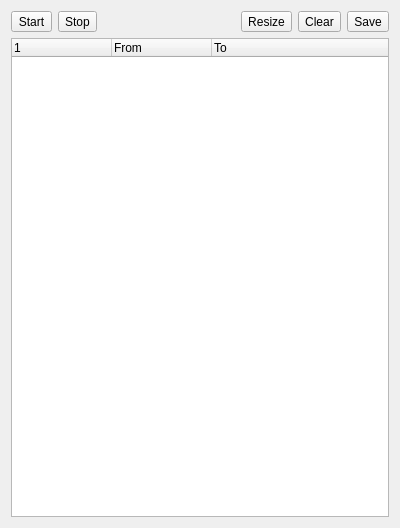
<?xml version="1.0" encoding="UTF-8"?>
<ui version="4.0">
 <class>CallTraceViewer</class>
 <widget class="QWidget" name="CallTraceViewer">
  <property name="geometry">
   <rect>
    <x>0</x>
    <y>0</y>
    <width>400</width>
    <height>528</height>
   </rect>
  </property>
  <property name="windowTitle">
   <string>Call Trace</string>
  </property>
  <layout class="QVBoxLayout" name="verticalLayout">
   <item>
    <layout class="QHBoxLayout" name="horizontalLayout">
     <item>
      <widget class="QToolButton" name="startTraceButton">
       <property name="toolTip">
        <string>Press to start tracing calls and returns</string>
       </property>
       <property name="text">
        <string notr="true">Start</string>
       </property>
      </widget>
     </item>
     <item>
      <widget class="QToolButton" name="stopTraceButton">
       <property name="toolTip">
        <string>Press to stop tracing calls and returns</string>
       </property>
       <property name="text">
        <string notr="true">Stop</string>
       </property>
      </widget>
     </item>
     <item>
      <spacer name="horizontalSpacer_2">
       <property name="orientation">
        <enum>Qt::Horizontal</enum>
       </property>
       <property name="sizeHint" stdset="0">
        <size>
         <width>40</width>
         <height>20</height>
        </size>
       </property>
      </spacer>
     </item>
     <item>
      <widget class="QToolButton" name="resizeButton">
       <property name="toolTip">
        <string>Press to resize the columns to their contents</string>
       </property>
       <property name="text">
        <string notr="true">Resize</string>
       </property>
      </widget>
     </item>
     <item>
      <widget class="QToolButton" name="clearButton">
       <property name="toolTip">
        <string>Press to clear the call trace</string>
       </property>
       <property name="text">
        <string notr="true">Clear</string>
       </property>
      </widget>
     </item>
     <item>
      <widget class="QToolButton" name="saveButton">
       <property name="toolTip">
        <string>Press to save the call trace as a text file</string>
       </property>
       <property name="text">
        <string notr="true">Save</string>
       </property>
      </widget>
     </item>
    </layout>
   </item>
   <item>
    <widget class="QTreeWidget" name="callTrace">
     <property name="alternatingRowColors">
      <bool>true</bool>
     </property>
     <property name="expandsOnDoubleClick">
      <bool>false</bool>
     </property>
     <column>
      <property name="text">
       <string/>
      </property>
     </column>
     <column>
      <property name="text">
       <string>From</string>
      </property>
     </column>
     <column>
      <property name="text">
       <string>To</string>
      </property>
     </column>
    </widget>
   </item>
  </layout>
 </widget>
 <tabstops>
  <tabstop>startTraceButton</tabstop>
  <tabstop>stopTraceButton</tabstop>
  <tabstop>resizeButton</tabstop>
  <tabstop>clearButton</tabstop>
  <tabstop>saveButton</tabstop>
  <tabstop>callTrace</tabstop>
 </tabstops>
 <resources/>
 <connections/>
</ui>
